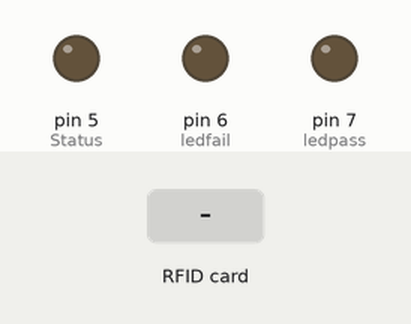
Recording of a sketch running on a simulated Arduino Uno, built with avr-gcc and run on an emulated ATmega328P. Shown: output pins drawn as LEDs (lit = HIGH). Inputs (shaded band) come from the test bench. What the sketch prints to the serial monitor is not drawn.

Above: at 1.2 s.
1.3 s: RFID card 5E 7A 19 C4 held to the reader
At 2.8 s:
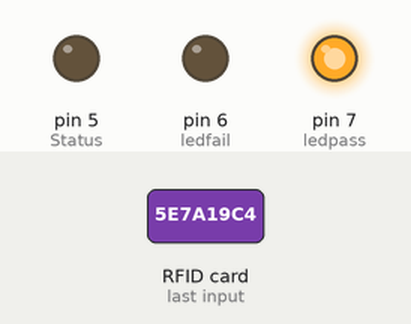
Timing chart, 0 to 5.1 s (numbered marks = the images above; inputs shaded):
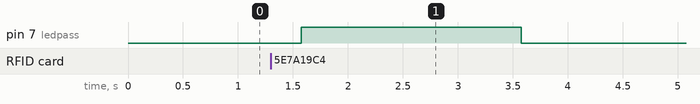

Measured:
- after the input at 1.3 s, pin 7 (ledpass): LOW → HIGH after 0.27 s, → LOW 2.0 s later

The sketch:

Write_MIFARE.ino
```cpp
#include <SPI.h>
#include <PN532_SPI.h>
#include "PN532.h"
PN532_SPI pn532spi(SPI, 10);
PN532 nfc(pn532spi);

uint8_t data[16] = "";  /// data
bool authenticated = false;
uint8_t currentblock = 1;
uint8_t keyuniversal[6] = { 0xFF, 0xFF, 0xFF, 0xFF, 0xFF, 0xFF };  /// key
int ledpass = 7;
int ledfail = 6;
int Status = 5;
void setup()
{
  Serial.begin(9600);
  pinMode(ledpass, OUTPUT);
  pinMode(ledfail, OUTPUT);
  pinMode(Status, OUTPUT);
  digitalWrite(ledpass, LOW);
  digitalWrite(ledfail, LOW);
  Serial.println("Arduino_test_write_data_mifare!");
  nfc.begin();
  uint32_t versiondata = nfc.getFirmwareVersion();
  if (! versiondata)  {
    Serial.print("Didn't find PN53x board");
    while (1);
  }
  nfc.SAMConfig();
  Serial.println("Waiting for an ISO14443A Card ...");
}

void loop() {
  uint8_t success;
  uint8_t uid[] = { 0, 0, 0, 0, 0, 0, 0 };
  uint8_t uidLength;
  success = nfc.readPassiveTargetID(PN532_MIFARE_ISO14443A, uid, &uidLength);
  if (success)  {
    Serial.println("Found an ISO14443A card");
    Serial.print("  UID Length: "); Serial.print(uidLength, DEC); Serial.println(" bytes");
    Serial.print("  UID Value: ");
    nfc.PrintHex(uid, uidLength);
    Serial.println("");
  }
  if (uidLength == 4) {
    Serial.println("Seems to be a Mifare Classic card (4 byte UID)");
    if (!authenticated) {
      Serial.print("------------------------Sector ");
      Serial.print(currentblock); // เลือก บล๊อกที่จะใส่ข้อมูล
      Serial.println("-------------------------");
      success = nfc.mifareclassic_AuthenticateBlock (uid, uidLength, currentblock, 1, keyuniversal);
      if (success) {
        Serial.println("Authentication complete");
        success = nfc.mifareclassic_WriteDataBlock(currentblock, data);
        if (success) {
          Serial.println("Write data complete");
          Serial.println("-------------------------");
          Serial.print("DATAWRITE :"); Serial.write(data, 16);
          Serial.println();
          Serial.println("-------------------------");
          digitalWrite(ledpass, HIGH);
          delay(2000);
          digitalWrite(ledpass, LOW);
        }
        else {
          Serial.println("Write data fail!");
          Serial.println("-------------------------");
          Serial.print("DATAWRITE :"); Serial.write(data, 16);
          Serial.println();
          Serial.println("-------------------------");
          digitalWrite(ledfail, HIGH);
          delay(2000);
          digitalWrite(ledfail, LOW);
        }
      }
      else {
        Serial.println("Authentication wait");
        digitalWrite(Status, HIGH);
      }
    }
  }
  //while(1);
  delay(1000);
}
```
